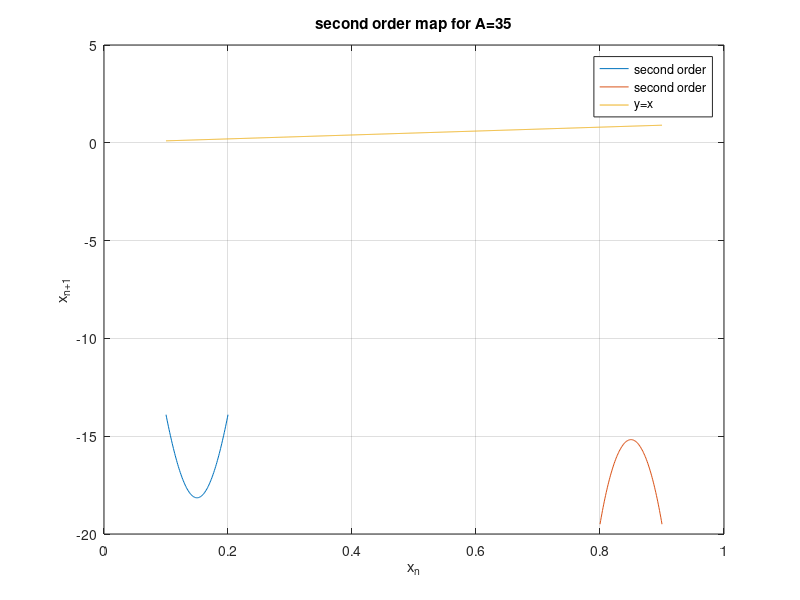

Recreate this plot in MATLAB.
%% A=10
A=10;
x=0.1 : 0.001 : 0.2;
y1=0.8 + A*(x-0.1).*(0.2-x);
y2=0.8 + A*(y1-0.1).*(0.2-y1);

u=0.8 :0.001 :0.9;
w1=0.1 + A*(u-0.8).*(0.9-u);
w2=0.1 + A*(w1-0.8).*(0.9-w1);

z=0.1:0.001:0.9 ;

plot(x,y2,u,w2)
hold on
plot(z,z)
hold off
grid on
title('second order map for A=10')
xlabel('x_n')
ylabel('x_n_+_1')
legend('second order','second order', 'y=x')

%% A=20

A=20;
x=0.1 : 0.001 : 0.2;
y1=0.8 + A*(x-0.1).*(0.2-x);
y2=0.8 + A*(y1-0.1).*(0.2-y1);

u=0.8 :0.001 :0.9;
w1=0.1 + A*(u-0.8).*(0.9-u);
w2=0.1 + A*(w1-0.8).*(0.9-w1);

z=0.1:0.001:0.9 ;

plot(x,y2,u,w2)
hold on
plot(z,z)
hold off
grid on
title('second order map for A=20')
xlabel('x_n')
ylabel('x_n_+_1')
legend('second order','second order', 'y=x')

%% A=30
A=30;
x=0.1 : 0.001 : 0.2;
y1=0.8 + A*(x-0.1).*(0.2-x);
y2=0.8 + A*(y1-0.1).*(0.2-y1);

u=0.8 :0.001 :0.9;
w1=0.1 + A*(u-0.8).*(0.9-u);
w2=0.1 + A*(w1-0.8).*(0.9-w1);

z=0.1:0.001:0.9 ;

plot(x,y2,u,w2)
hold on
plot(z,z)
hold off
grid on
title('second order map for A=30')
xlabel('x_n')
ylabel('x_n_+_1')
legend('second order','second order', 'y=x')


%% A=35
A=35;
x=0.1 : 0.001 : 0.2;
y1=0.8 + A*(x-0.1).*(0.2-x);
y2=0.8 + A*(y1-0.1).*(0.2-y1);

u=0.8 :0.001 :0.9;
w1=0.1 + A*(u-0.8).*(0.9-u);
w2=0.1 + A*(w1-0.8).*(0.9-w1);

z=0.1:0.001:0.9 ;

plot(x,y2,u,w2)
hold on
plot(z,z)
hold off
grid on
title('second order map for A=35')
xlabel('x_n')
ylabel('x_n_+_1')
legend('second order','second order', 'y=x')




